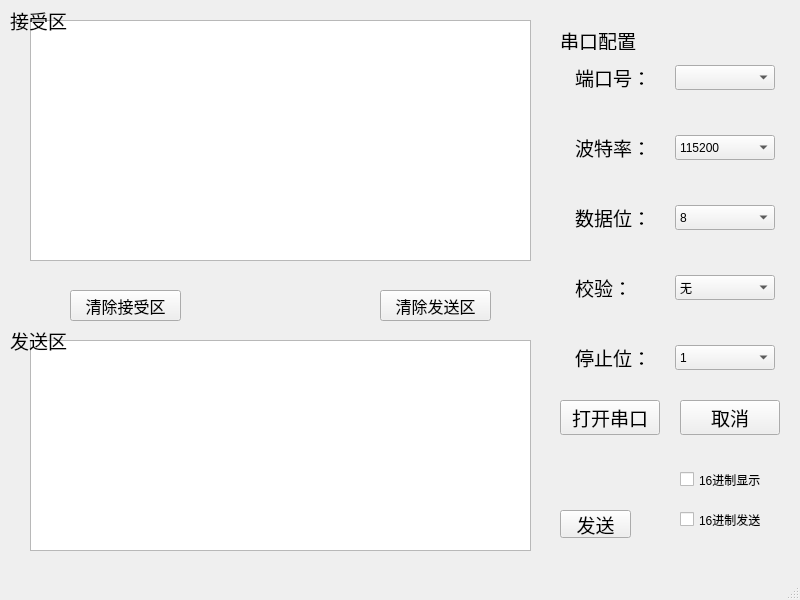
<?xml version="1.0" encoding="UTF-8"?>
<ui version="4.0">
 <class>MainWindow</class>
 <widget class="QMainWindow" name="MainWindow">
  <property name="geometry">
   <rect>
    <x>0</x>
    <y>0</y>
    <width>800</width>
    <height>600</height>
   </rect>
  </property>
  <property name="windowTitle">
   <string>MainWindow</string>
  </property>
  <widget class="QWidget" name="centralwidget">
   <widget class="QComboBox" name="cBox_SerialPortNum">
    <property name="geometry">
     <rect>
      <x>675</x>
      <y>65</y>
      <width>100</width>
      <height>25</height>
     </rect>
    </property>
    <property name="editable">
     <bool>false</bool>
    </property>
   </widget>
   <widget class="QLabel" name="label_3">
    <property name="geometry">
     <rect>
      <x>575</x>
      <y>205</y>
      <width>85</width>
      <height>25</height>
     </rect>
    </property>
    <property name="font">
     <font>
      <family>华文楷体</family>
      <pointsize>14</pointsize>
     </font>
    </property>
    <property name="text">
     <string>数据位：</string>
    </property>
   </widget>
   <widget class="QLabel" name="label_4">
    <property name="geometry">
     <rect>
      <x>575</x>
      <y>275</y>
      <width>85</width>
      <height>25</height>
     </rect>
    </property>
    <property name="font">
     <font>
      <family>华文楷体</family>
      <pointsize>14</pointsize>
     </font>
    </property>
    <property name="text">
     <string>校验：</string>
    </property>
   </widget>
   <widget class="QComboBox" name="CBox_SerialPortcheck">
    <property name="geometry">
     <rect>
      <x>675</x>
      <y>275</y>
      <width>100</width>
      <height>25</height>
     </rect>
    </property>
    <item>
     <property name="text">
      <string>无</string>
     </property>
    </item>
    <item>
     <property name="text">
      <string>奇检验</string>
     </property>
    </item>
    <item>
     <property name="text">
      <string>偶校验</string>
     </property>
    </item>
   </widget>
   <widget class="QPushButton" name="opencolse">
    <property name="geometry">
     <rect>
      <x>560</x>
      <y>400</y>
      <width>100</width>
      <height>35</height>
     </rect>
    </property>
    <property name="font">
     <font>
      <family>华文楷体</family>
      <pointsize>14</pointsize>
     </font>
    </property>
    <property name="text">
     <string>打开串口</string>
    </property>
   </widget>
   <widget class="QLabel" name="label">
    <property name="geometry">
     <rect>
      <x>575</x>
      <y>65</y>
      <width>80</width>
      <height>25</height>
     </rect>
    </property>
    <property name="font">
     <font>
      <family>华文楷体</family>
      <pointsize>14</pointsize>
     </font>
    </property>
    <property name="text">
     <string>端口号：</string>
    </property>
   </widget>
   <widget class="QLabel" name="label_5">
    <property name="geometry">
     <rect>
      <x>575</x>
      <y>345</y>
      <width>100</width>
      <height>25</height>
     </rect>
    </property>
    <property name="font">
     <font>
      <family>华文楷体</family>
      <pointsize>14</pointsize>
     </font>
    </property>
    <property name="text">
     <string>停止位：</string>
    </property>
   </widget>
   <widget class="QComboBox" name="cBox_SerialPortDataNum">
    <property name="geometry">
     <rect>
      <x>675</x>
      <y>205</y>
      <width>100</width>
      <height>25</height>
     </rect>
    </property>
    <property name="editable">
     <bool>false</bool>
    </property>
    <item>
     <property name="text">
      <string>8</string>
     </property>
    </item>
    <item>
     <property name="text">
      <string>7</string>
     </property>
    </item>
    <item>
     <property name="text">
      <string>6</string>
     </property>
    </item>
    <item>
     <property name="text">
      <string>5</string>
     </property>
    </item>
   </widget>
   <widget class="QLabel" name="label_2">
    <property name="geometry">
     <rect>
      <x>575</x>
      <y>135</y>
      <width>85</width>
      <height>25</height>
     </rect>
    </property>
    <property name="font">
     <font>
      <family>华文楷体</family>
      <pointsize>14</pointsize>
     </font>
    </property>
    <property name="text">
     <string>波特率：</string>
    </property>
   </widget>
   <widget class="QComboBox" name="cBox_SerialPortStopBit">
    <property name="geometry">
     <rect>
      <x>675</x>
      <y>345</y>
      <width>100</width>
      <height>25</height>
     </rect>
    </property>
    <item>
     <property name="text">
      <string>1</string>
     </property>
    </item>
    <item>
     <property name="text">
      <string>2</string>
     </property>
    </item>
   </widget>
   <widget class="QPushButton" name="Con_DSable_PBT">
    <property name="geometry">
     <rect>
      <x>680</x>
      <y>400</y>
      <width>100</width>
      <height>35</height>
     </rect>
    </property>
    <property name="font">
     <font>
      <family>华文楷体</family>
      <pointsize>14</pointsize>
     </font>
    </property>
    <property name="text">
     <string>取消</string>
    </property>
   </widget>
   <widget class="QComboBox" name="cBox_SerialPortBaud">
    <property name="geometry">
     <rect>
      <x>675</x>
      <y>135</y>
      <width>100</width>
      <height>25</height>
     </rect>
    </property>
    <property name="editable">
     <bool>false</bool>
    </property>
    <item>
     <property name="text">
      <string>115200</string>
     </property>
    </item>
    <item>
     <property name="text">
      <string>921600</string>
     </property>
    </item>
    <item>
     <property name="text">
      <string>9600</string>
     </property>
    </item>
    <item>
     <property name="text">
      <string>4800</string>
     </property>
    </item>
   </widget>
   <widget class="QLabel" name="label_6">
    <property name="geometry">
     <rect>
      <x>560</x>
      <y>30</y>
      <width>100</width>
      <height>20</height>
     </rect>
    </property>
    <property name="font">
     <font>
      <family>华文楷体</family>
      <pointsize>14</pointsize>
     </font>
    </property>
    <property name="text">
     <string>串口配置</string>
    </property>
   </widget>
   <widget class="QPlainTextEdit" name="SerialPortDataShow">
    <property name="geometry">
     <rect>
      <x>30</x>
      <y>20</y>
      <width>501</width>
      <height>241</height>
     </rect>
    </property>
   </widget>
   <widget class="QPlainTextEdit" name="SerialPortDataSend">
    <property name="geometry">
     <rect>
      <x>30</x>
      <y>340</y>
      <width>501</width>
      <height>211</height>
     </rect>
    </property>
   </widget>
   <widget class="QLabel" name="label_7">
    <property name="geometry">
     <rect>
      <x>10</x>
      <y>10</y>
      <width>81</width>
      <height>21</height>
     </rect>
    </property>
    <property name="font">
     <font>
      <family>Arial</family>
      <pointsize>14</pointsize>
     </font>
    </property>
    <property name="text">
     <string>接受区</string>
    </property>
   </widget>
   <widget class="QLabel" name="label_8">
    <property name="geometry">
     <rect>
      <x>10</x>
      <y>330</y>
      <width>81</width>
      <height>21</height>
     </rect>
    </property>
    <property name="font">
     <font>
      <family>Arial</family>
      <pointsize>14</pointsize>
     </font>
    </property>
    <property name="text">
     <string>发送区</string>
    </property>
   </widget>
   <widget class="QPushButton" name="bt_clearshow">
    <property name="geometry">
     <rect>
      <x>70</x>
      <y>290</y>
      <width>111</width>
      <height>31</height>
     </rect>
    </property>
    <property name="font">
     <font>
      <family>Arial</family>
      <pointsize>12</pointsize>
     </font>
    </property>
    <property name="text">
     <string>清除接受区</string>
    </property>
   </widget>
   <widget class="QPushButton" name="bt_clearsend">
    <property name="geometry">
     <rect>
      <x>380</x>
      <y>290</y>
      <width>111</width>
      <height>31</height>
     </rect>
    </property>
    <property name="font">
     <font>
      <family>Arial</family>
      <pointsize>12</pointsize>
     </font>
    </property>
    <property name="text">
     <string>清除发送区</string>
    </property>
   </widget>
   <widget class="QPushButton" name="bt_sendserialdata">
    <property name="geometry">
     <rect>
      <x>560</x>
      <y>510</y>
      <width>71</width>
      <height>28</height>
     </rect>
    </property>
    <property name="font">
     <font>
      <family>Arial</family>
      <pointsize>14</pointsize>
     </font>
    </property>
    <property name="text">
     <string>发送</string>
    </property>
   </widget>
   <widget class="QCheckBox" name="cb_sendhex">
    <property name="geometry">
     <rect>
      <x>680</x>
      <y>510</y>
      <width>111</width>
      <height>19</height>
     </rect>
    </property>
    <property name="text">
     <string>16进制发送</string>
    </property>
   </widget>
   <widget class="QCheckBox" name="cb_rechex">
    <property name="geometry">
     <rect>
      <x>680</x>
      <y>470</y>
      <width>111</width>
      <height>19</height>
     </rect>
    </property>
    <property name="text">
     <string>16进制显示</string>
    </property>
   </widget>
  </widget>
  <widget class="QMenuBar" name="menubar">
   <property name="geometry">
    <rect>
     <x>0</x>
     <y>0</y>
     <width>800</width>
     <height>26</height>
    </rect>
   </property>
  </widget>
  <widget class="QStatusBar" name="statusbar"/>
 </widget>
 <resources/>
 <connections/>
</ui>
